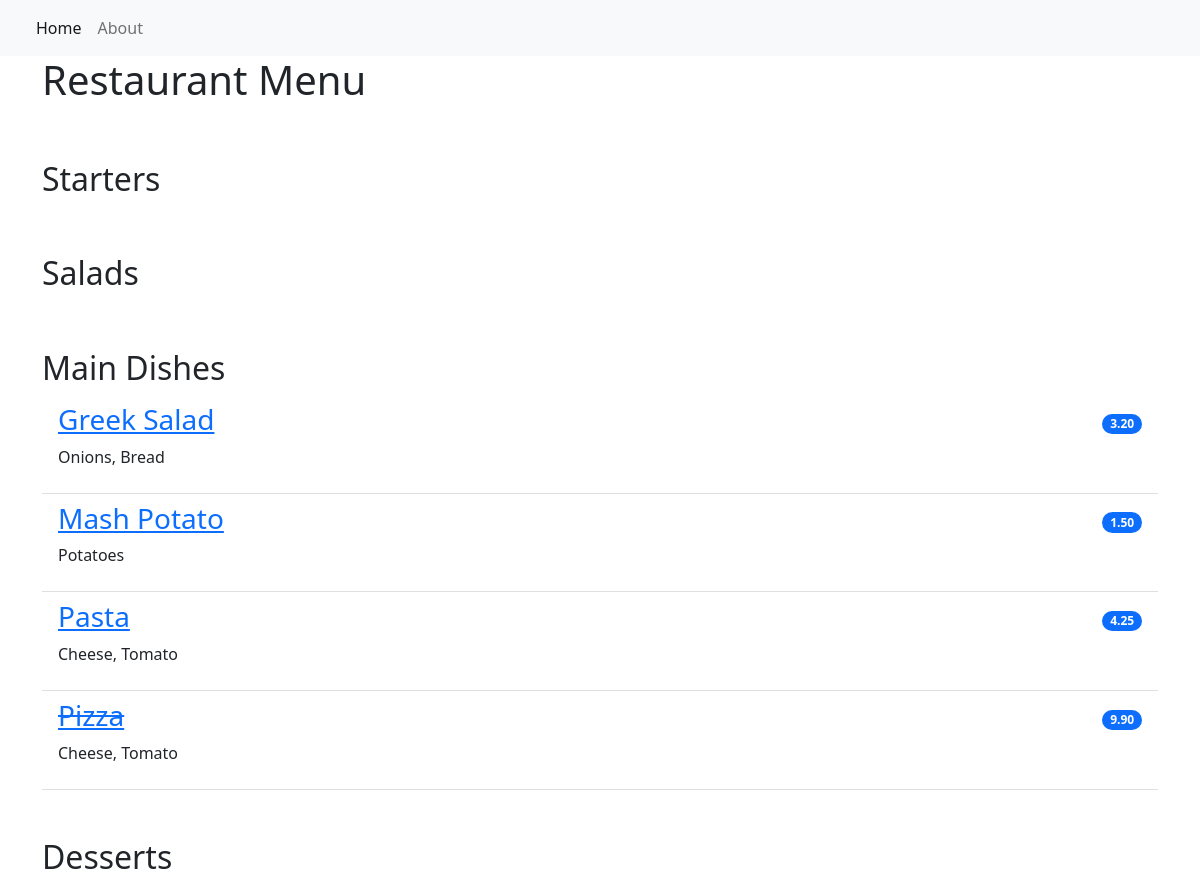
The page / on the database its author committed.
### restaurant_menu/models.py (models this page shows, shortened)
class Item(models.Model):
    objects = None
    meal = models.CharField(max_length=1000, unique=True)
    description = models.CharField(max_length=2000)
    price = models.DecimalField(max_digits=10, decimal_places=2)
    meal_type = models.CharField(max_length=200, choices=MEAL_TYPE)
    author = models.ForeignKey(User, on_delete=models.PROTECT)
    status = models.IntegerField(choices=STATUS, default=0)
    date_created = models.DateTimeField(auto_now_add=True)
    date_updated = models.DateTimeField(auto_now=True)

### restaurant_menu/views.py (the view)
# urls.py: path('', views.MenuList.as_view(), name='home'),
class MenuList(generic.ListView):
    queryset = Item.objects.order_by('-date_created')
    template_name = 'index.html'
    def get_context_data(self, **kwargs):
        context = super().get_context_data(**kwargs)
        context['meals'] = MEAL_TYPE
        return context

### templates/index.html
{% extends 'base.html' %}
{% block content %}
<div class="container">
<h1>Restaurant Menu</h1>
    <ul class="list-group list-group-flush">
        {% for meal in meals %}
            <h2 class="pt-5">{{ meal.1 }}</h2>
            {% for row in item_list %}
                {% if row.meal_type == meal.0 %}
                    {% if row.status == 0 %}
                        <li class="list-group-item d-flex justify-content-between align-items-center border-0 pb-0">
                            <a href="{% url 'menu_item' row.pk %}"><h3><del>{{ row.meal }}</del></h3></a>
                            <span class="badge bg-primary rounded-pill">{{ row.price }}</span>
                        </li>
                        <li class="list-group-item pt-0">
                            <p>{{ row.description }}</p>
                        </li>
                    {% else %}
                        <li class="list-group-item d-flex justify-content-between align-items-center border-0 pb-0">
                            <a href="{% url 'menu_item' row.pk %}"><h3>{{ row.meal }}</h3></a>
                            <span class="badge bg-primary rounded-pill">{{ row.price }}</span>
                        </li>
                        <li class="list-group-item pt-0">
                            <p>{{ row.description }}</p>
                        </li>
                    {% endif %}
                {% endif %}
            {% endfor %}
        {% endfor %}
    </ul>
</div>
{% endblock content %}

### templates/base.html (shortened to what this page needs)
<!DOCTYPE html>
<html lang="en">
    <head>
        <link href="https://cdn.jsdelivr.net/npm/bootstrap@5.2.0-beta1/dist/css/bootstrap.min.css" rel="stylesheet">
    </head>
    <body>
        <nav class="navbar navbar-expand-lg bg-light">
            <div class="container-fluid">
                <div class="collapse navbar-collapse" id="navbarNav">
                    <ul class="navbar-nav">
                         <li class="nav-item">
                            <a class="nav-link active" aria-current="page" href="{% url 'home' %}">Home</a>
                        </li>
                        <li class="nav-item">
                            <a class="nav-link" aria-current="page" href="{% url 'home' %}">About</a>
                        </li>
                    </ul>
                </div>
            </div>
        </nav>
        {% block content %}
        {% endblock content %}
    </body>
</html>

### rows shown on the page
Item: meal "Greek Salad", price "3.20", description "Onions, Bread"
Item: meal "Mash Potato", price "1.50", description "Potatoes"
Item: meal "Pasta", price "4.25", description "Cheese, Tomato"
Item: meal "Pizza", price "9.90", description "Cheese, Tomato"

### other values the page prints
{{ meal.1 }} "Starters" "Salads" "Main Dishes" "Desserts"
